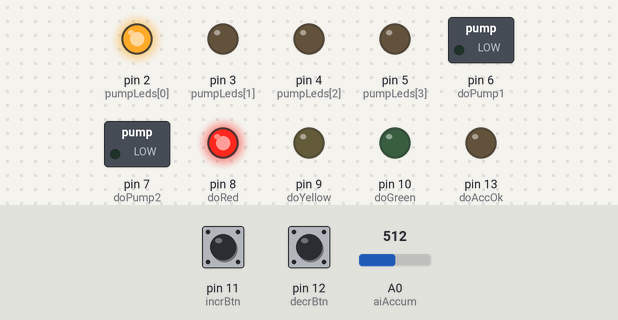
This sketch was run on a simulated Arduino Uno, built with avr-gcc and run on an emulated ATmega328P. On the bench: switched loads named in the sketch (green lamp = pin HIGH), output pins drawn as LEDs (lit = HIGH). Dashed ring = blinking. The inputs (shaded band) are chosen by the test bench; at power-on: A0 (aiAccum) = 512, pin 11 (incrBtn) HIGH, pin 12 (decrBtn) HIGH. What the sketch prints to the serial monitor is not drawn.

Above: at 1.2 s.
1.3 s: A0 (aiAccum) set to 635
2.8 s: A0 (aiAccum) set to 663
At 3.8 s:
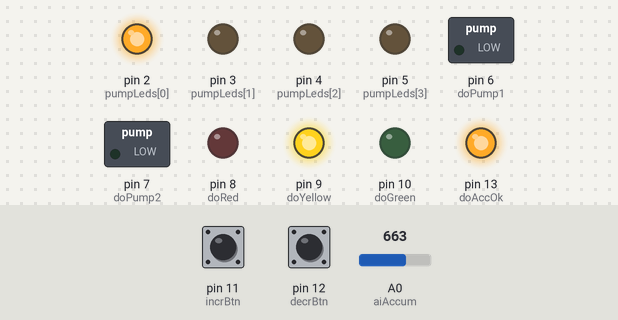
4.3 s: pin 11 (incrBtn) pulled LOW for 0.15 s
At 5.0 s:
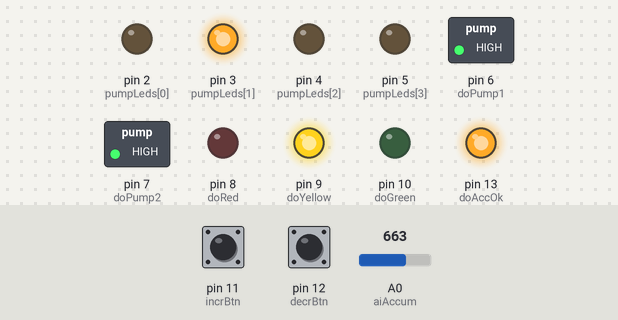
7.3 s: pin 11 (incrBtn) pulled LOW for 1 s
At 7.88 s:
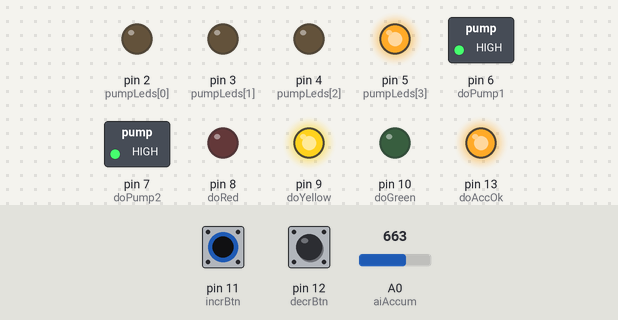
10.3 s: A0 (aiAccum) set to 703
13.3 s: A0 (aiAccum) set to 738
At 13.55 s:
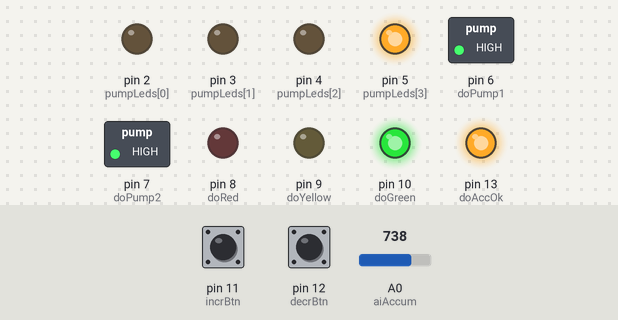
Timing chart, 0 to 17.3 s (numbered marks = the images above; inputs shaded):
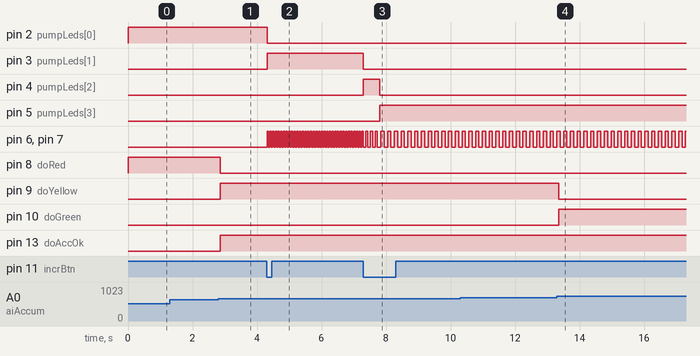

The sketch:

accum.ino
```cpp
#define ENABLE_PRINT  // Закоментарить, чтобы отключить печать в ком-порт
#define LOOP_PERIOD 10  // время цикла

//  полупериод должен быть кратен LOOP_PERIOD
#define HALF_PERIOD_0 0 //  полупериод миандра помпы для скорости 0
#define HALF_PERIOD_1 40 //  полупериод миандра помпы для скорости 1
#define HALF_PERIOD_2 70 //  полупериод миандра помпы для скорости 2
#define HALF_PERIOD_3 100 //  полупериод миандра помпы для скорости 3

#define ACCUM_1_VALUE 720  // значение аккумулятора выше которого аккум заряжен
#define ACCUM_2_VALUE 650  // значение аккумулятора ниже которого аккум сел


const int numReadings = 10;

int readings[numReadings];  // показания с аналогового входа
int readIndex = 0;          // индекс текущего значения
int total = 0;              // текущее общее количество
int average = 0;            // среднее значение

float Vcc = 5.01;           // напряжение питания ардуино
float Voltagelcd;           // вывод значения с запятой

byte aiAccum = A0;       // аналоговый входной порт
byte doRed = 8;          // красный светодиод
byte doYellow = 9;       // желтый светодиод
byte doGreen = 10;       // зеленый светодиод
byte doAccOk = 13;
byte doPump1 = 6;
byte doPump2 = 7;


class Button {
  public:
    Button (byte pin) {
      _pin = pin;
      pinMode(_pin, INPUT_PULLUP);
    }
    bool clicked() {
      bool btnState = digitalRead(_pin);
      if (!btnState && !_flag && millis() - _tmr >= 100) {
        _flag = true;
        _tmr = millis();
        return true;
      }
      if (!btnState && _flag && millis() - _tmr >= 500) {
        _tmr = millis ();
        return true;
      }
      if (btnState && _flag) {
        _flag = false;
        _tmr = millis();
      }
      return false;
    }
  private:
    byte _pin;
    uint32_t _tmr;
    bool _flag;
};


bool accumOk = false;

Button incrBtn(11);
Button decrBtn(12);
bool incrBtnPressed = false;
bool decrBtnPressed = false;
int pumpSpeed = 0;
byte pumpLeds[] = {2, 3, 4, 5};
bool pumpPinState = false;
unsigned int previousPumpFreqMillis = 0;

unsigned int startLoopTime = 0;


void setup() {
  pinMode(aiAccum, INPUT);

  pinMode(doRed, OUTPUT);
  pinMode(doYellow, OUTPUT);
  pinMode(doGreen, OUTPUT);
  pinMode(doAccOk, OUTPUT);
  pinMode(doPump1, OUTPUT);
  pinMode(doPump2, OUTPUT);

  Serial.begin(115200);

  // инициализируйте все показания равным 0:
  for (int thisReading = 0; thisReading < numReadings; thisReading++) {
    readings[thisReading] = 0;
  }

  for (int i = 0; i < sizeof(pumpLeds) / sizeof(pumpLeds[0]); i++) {
    pinMode(pumpLeds[i], OUTPUT);
  }

  previousPumpFreqMillis = millis();
  startLoopTime = millis();
}


void loop() {

  startLoopTime = millis();  // сохраняем время начала цикла

  accumProcess();
  pumpProcess();
  correctCyclePeriod();
}


void accumProcess() {
  /* Анализ состояния аккумулятора */

  // вычтите последнее значение:
  total = total - readings[readIndex];
  // считывание с датчика:
  readings[readIndex] = analogRead(aiAccum);
  // добавьте полученные данные к общему количеству:
  total = total + readings[readIndex];
  // перейдите к следующей позиции в массиве:
  readIndex = readIndex + 1;

  // если мы находимся в конце массива...
  if (readIndex >= numReadings) {
    // ...вернуться к началу:
    readIndex = 0;
  }

  // рассчет среднего значения:
  average = total / numReadings;
  // отправьте его на компьютер в виде цифр ASCII
  print("accum voltage", average);

  // Проверка уровня входного напряжения и включение светодиодов при напряжении 30В 4,4v  0,7mA  36k & 6k2

  if (average >= ACCUM_1_VALUE)
  {
    digitalWrite(doRed, LOW);
    digitalWrite(doYellow, LOW);
    digitalWrite(doGreen, HIGH);
    accumOk = true;
  }
  else if (average < ACCUM_1_VALUE && average > ACCUM_2_VALUE)
  {
    digitalWrite(doRed, LOW);
    digitalWrite(doYellow, HIGH);
    digitalWrite(doGreen, LOW);
    accumOk = true;
  }
  else
  {
    digitalWrite(doRed, HIGH);
    digitalWrite(doYellow, LOW);
    digitalWrite(doGreen, LOW);
    accumOk = false;
  }

  digitalWrite(doAccOk, accumOk ? HIGH : LOW);
}


void pumpProcess() {
  /* Управление насосом */

  if (!incrBtnPressed && incrBtn.clicked() && pumpSpeed < 3) {
    // Нажата кнопка увеличения скорости
    pumpSpeed += 1;
  }

  if (!decrBtnPressed && decrBtn.clicked() && pumpSpeed > 0) {
    // Нажата кнопка уменьшения скорости
    pumpSpeed -= 1;
  }

  if (!accumOk) {
     // Аккумулятор сел - скорость 0
    pumpSpeed = 0;
  }

  print("pump speed", pumpSpeed);

  for (int i = 0; i < sizeof(pumpLeds) / sizeof(pumpLeds[0]); i++) {
    digitalWrite(pumpLeds[i], (i == pumpSpeed) ? HIGH : LOW);
  }

  unsigned long halfPeriod = 0;
  unsigned long currentMillis = millis();  // Получаем текущее время

  switch (pumpSpeed) {
    case 0:
      halfPeriod = HALF_PERIOD_0; //  полупериод миандра помпы для скорости 0
      break;
    case 1:
      halfPeriod = HALF_PERIOD_1; //  полупериод миандра помпы для скорости 1
      break;
    case 2:
      halfPeriod = HALF_PERIOD_2; //  полупериод миандра помпы для скорости 2
      break;
    case 3:
      halfPeriod = HALF_PERIOD_3; //  полупериод миандра помпы для скорости 3
      break;
    default:
      print("anomal pump speed");
      break;
  }

  // Если halfPeriod == 0, то выключаем сигнал
  if (halfPeriod == 0) {
    pumpPinState = LOW;
  }
  // Проверяем, прошло ли достаточно времени для смены состояния пина
  else if (currentMillis - previousPumpFreqMillis >= halfPeriod) {
    previousPumpFreqMillis = currentMillis;  // Обновляем время
    // Переключаем состояние пина
    pumpPinState = (pumpPinState == HIGH) ? LOW : HIGH;
  }

  digitalWrite(doPump1, pumpPinState);
  digitalWrite(doPump2, pumpPinState);
}


 void correctCyclePeriod() {

  // вычисляем время цикла
  unsigned int loopTime = millis() - startLoopTime;
  print("loop_time", loopTime);
  if (LOOP_PERIOD > loopTime) {
    // если время цикла короткое, то делаем паузу
    print("delay", LOOP_PERIOD - loopTime);
    delay(LOOP_PERIOD - loopTime);
  }
}


void print(const char* title, double value) {
#ifdef ENABLE_PRINT
  char output[64];
  sprintf(output, "%s: %.2f", title, value);
  Serial.println(output);
#endif
}

void print(const char* title, int value) {
#ifdef ENABLE_PRINT
  char output[64];
  sprintf(output, "%s: %d", title, value);
  Serial.println(output);
#endif
}

void print(const char* title, unsigned int value) {
#ifdef ENABLE_PRINT
  char output[64];
  sprintf(output, "%s: %d", title, value);
  Serial.println(output);
#endif
}

void print(const char* title, bool value) {
#ifdef ENABLE_PRINT
  char output[64];
  sprintf(output, "%s: %d", title, value ? 1 : 0);
  Serial.println(output);
#endif
}

void print(const char* text) {
#ifdef ENABLE_PRINT
  char output[64];
  snprintf(output, sizeof(output), "%s", text);
  Serial.println(output);
#endif
}
```

Measured:
- the behaviour switches between 650 and 651 on A0 (aiAccum) (found by bisection; images 0 and 1)
- the behaviour switches between 719 and 720 on A0 (aiAccum) (found by bisection; images 3 and 4)
- after the input at 2.8 s, pin 8 (doRed): HIGH → LOW after 0.07 s; pin 9 (doYellow), pin 13 (doAccOk): LOW → HIGH after 0.07 s
- after the input at 4.3 s, pin 2 (pumpLeds[0]): HIGH → LOW at once; pin 3 (pumpLeds[1]): LOW → HIGH at once; pin 6 (doPump1), pin 7 (doPump2): alternates HIGH for 0.04 s and LOW for 0.04 s, starting at once
- after the input at 7.3 s, pin 3 (pumpLeds[1]): HIGH → LOW at once; pin 4 (pumpLeds[2]): LOW → HIGH at once, → LOW 0.51 s later; pin 5 (pumpLeds[3]): LOW → HIGH after 0.51 s; pin 6 (doPump1), pin 7 (doPump2): alternates HIGH for 0.10 s and LOW for 0.11 s, starting after 0.14 s
- after the input at 13.3 s, pin 9 (doYellow): HIGH → LOW after 0.05 s; pin 10 (doGreen): LOW → HIGH after 0.05 s
